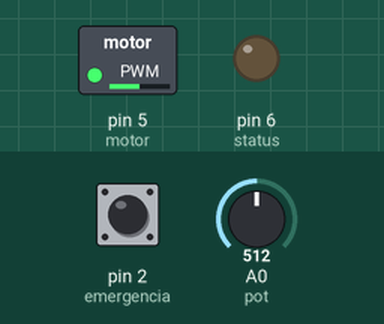
This sketch was run on a simulated Arduino Uno, built with avr-gcc and run on an emulated ATmega328P. On the bench: switched loads named in the sketch (green lamp = pin HIGH), output pins drawn as LEDs (lit = HIGH). Dashed ring = blinking. Inputs (shaded band) come from the test bench; at power-on: pin 2 (emergencia) HIGH, A0 (pot) = 512.

Above: at 1.2 s.
1.3 s: pin 2 (emergencia) pulled LOW for 0.15 s
At 1.44 s:
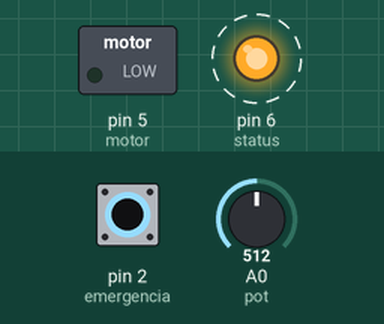
Timing chart, 0 to 10.3 s (numbered marks = the images above; inputs shaded):
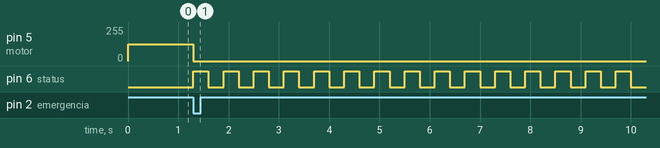

Measured:
- after the input at 1.3 s, pin 5 (motor): 127/255 → 0/255 at once; pin 6 (status): alternates HIGH for 0.30 s and LOW for 0.30 s, starting at once

The sketch:

Esteiracomemergencia.ino
```cpp
const int pot = A0;
const int emergencia = 2;
const int motor = 5;
const int status = 6;

bool falha=false;
unsigned long tempo=0;
bool pisca=false;

void setup(){
  pinMode(emergencia, INPUT_PULLUP);
  pinMode(motor, OUTPUT);
  pinMode(status, OUTPUT);
}

void loop(){
  if(digitalRead(emergencia)==LOW){
    falha=true;
  }

  if(falha){
    analogWrite(motor,0);

    if(millis()-tempo>=300){
      tempo=millis();
      pisca=!pisca;
      digitalWrite(status,pisca);
    }
  } else {
    int val=analogRead(pot);
    analogWrite(motor,map(val,0,1023,0,255));
  }
}
```
